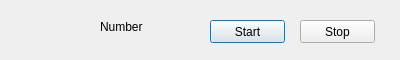
<?xml version="1.0" encoding="UTF-8"?>
<ui version="4.0">
 <class>Dialog</class>
 <widget class="QDialog" name="Dialog">
  <property name="geometry">
   <rect>
    <x>0</x>
    <y>0</y>
    <width>400</width>
    <height>60</height>
   </rect>
  </property>
  <property name="windowTitle">
   <string>Dialog</string>
  </property>
  <widget class="QLabel" name="label">
   <property name="geometry">
    <rect>
     <x>100</x>
     <y>20</y>
     <width>47</width>
     <height>13</height>
    </rect>
   </property>
   <property name="text">
    <string>Number</string>
   </property>
  </widget>
  <widget class="QPushButton" name="pushButtons_Start">
   <property name="geometry">
    <rect>
     <x>210</x>
     <y>20</y>
     <width>75</width>
     <height>23</height>
    </rect>
   </property>
   <property name="text">
    <string>Start</string>
   </property>
  </widget>
  <widget class="QPushButton" name="pushButton_2">
   <property name="geometry">
    <rect>
     <x>300</x>
     <y>20</y>
     <width>75</width>
     <height>23</height>
    </rect>
   </property>
   <property name="text">
    <string>Stop</string>
   </property>
  </widget>
 </widget>
 <resources/>
 <connections/>
</ui>
